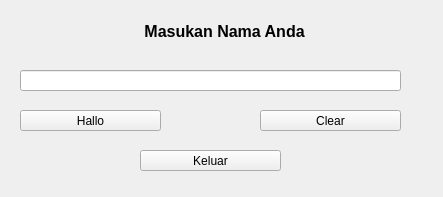
<?xml version="1.0" encoding="UTF-8"?>
<ui version="4.0">
 <class>Form</class>
 <widget class="QWidget" name="Form">
  <property name="geometry">
   <rect>
    <x>0</x>
    <y>0</y>
    <width>443</width>
    <height>197</height>
   </rect>
  </property>
  <property name="windowTitle">
   <string>Form</string>
  </property>
  <widget class="QWidget" name="layoutWidget">
   <property name="geometry">
    <rect>
     <x>20</x>
     <y>110</y>
     <width>141</width>
     <height>21</height>
    </rect>
   </property>
   <layout class="QHBoxLayout" name="horizontalLayout">
    <item>
     <widget class="QPushButton" name="hallo">
      <property name="text">
       <string>Hallo</string>
      </property>
     </widget>
    </item>
   </layout>
  </widget>
  <widget class="QWidget" name="layoutWidget_2">
   <property name="geometry">
    <rect>
     <x>140</x>
     <y>150</y>
     <width>141</width>
     <height>21</height>
    </rect>
   </property>
   <layout class="QHBoxLayout" name="horizontalLayout_2">
    <item>
     <widget class="QPushButton" name="keluar">
      <property name="text">
       <string>Keluar</string>
      </property>
     </widget>
    </item>
   </layout>
  </widget>
  <widget class="QLabel" name="label">
   <property name="geometry">
    <rect>
     <x>140</x>
     <y>20</y>
     <width>181</width>
     <height>23</height>
    </rect>
   </property>
   <property name="font">
    <font>
     <pointsize>12</pointsize>
     <weight>75</weight>
     <bold>true</bold>
    </font>
   </property>
   <property name="text">
    <string> Masukan Nama Anda</string>
   </property>
  </widget>
  <widget class="QWidget" name="verticalLayoutWidget">
   <property name="geometry">
    <rect>
     <x>20</x>
     <y>70</y>
     <width>381</width>
     <height>21</height>
    </rect>
   </property>
   <layout class="QVBoxLayout" name="verticalLayout">
    <item>
     <widget class="QLineEdit" name="namaEdit"/>
    </item>
   </layout>
  </widget>
  <widget class="QWidget" name="layoutWidget_3">
   <property name="geometry">
    <rect>
     <x>260</x>
     <y>110</y>
     <width>141</width>
     <height>21</height>
    </rect>
   </property>
   <layout class="QHBoxLayout" name="horizontalLayout_3">
    <item>
     <widget class="QPushButton" name="clear">
      <property name="text">
       <string>Clear</string>
      </property>
     </widget>
    </item>
   </layout>
  </widget>
 </widget>
 <resources/>
 <connections/>
</ui>
